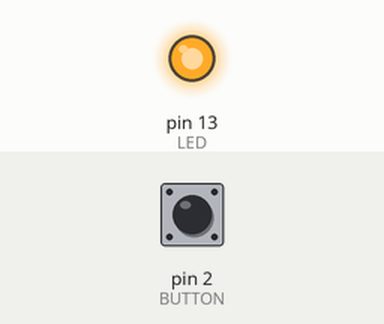
The sketch below on a simulated Arduino Uno, built with avr-gcc and run on an emulated ATmega328P. Shown: output pins drawn as LEDs (lit = HIGH). Inputs (shaded band) come from the test bench; at power-on: pin 2 (BUTTON) LOW.

Above: at 1.2 s.
1.3 s: pin 2 (BUTTON) pulled HIGH for 0.15 s
At 1.37 s:
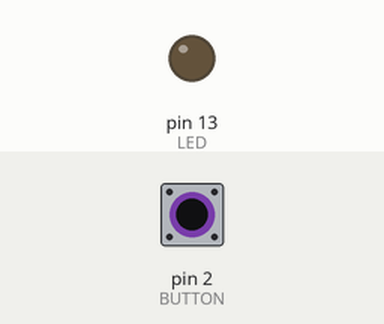
2.9 s: pin 2 (BUTTON) pulled HIGH for 3.2 s
At 7.1 s:
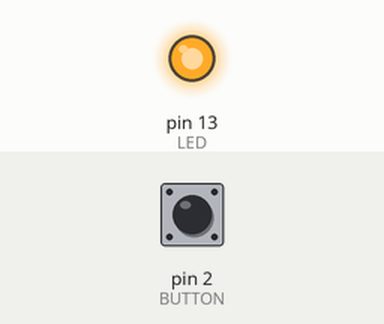
Timing chart, 0 to 8.6 s (numbered marks = the images above; inputs shaded):
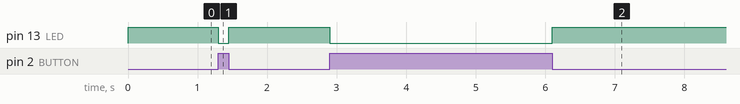

The sketch:

exp_06_01.ino
```cpp
// Лаборатория электроники и программирования
// Эксперимент 6
// Подключаем к Arduino кнопку.
//

// Контакт 13 для подключения светодиода
int LED=13;
// Контакт 2 для подключения кнопки
int BUTTON=2;
// переменная статуса кнопки buttonState
boolean buttonState;

void setup() {
  // определяем вывод LED (светодиод) как выход
  pinMode(LED, OUTPUT);
  // определяем вывод BUTTON (кнопка) как вход
  pinMode(BUTTON, INPUT);
}

void loop() {
  // считываем состояние BUTTON входа  и записываем в buttonState
  buttonState = digitalRead(BUTTON);
  // инверсия переменной buttonState
  // для схемы с подтягивающим резистором
  buttonState = ! buttonState;
  // записываем состояние из buttonState на выход LED (светодиод)
  digitalWrite(LED, buttonState);
}
```

Measured:
- after the input at 1.3 s, pin 13 (LED): HIGH → LOW at once, → HIGH 0.15 s later
- after the input at 2.9 s, pin 13 (LED): HIGH → LOW at once, → HIGH 3.2 s later
